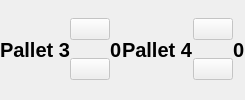
                     <widget class="QWidget" name="widget_7" native="true">
                      <layout class="QHBoxLayout" name="horizontalLayout_21">
                       <property name="spacing">
                        <number>0</number>
                       </property>
                       <property name="leftMargin">
                        <number>0</number>
                       </property>
                       <property name="topMargin">
                        <number>0</number>
                       </property>
                       <property name="rightMargin">
                        <number>0</number>
                       </property>
                       <property name="bottomMargin">
                        <number>0</number>
                       </property>
                       <item>
                        <widget class="QWidget" name="widget_13" native="true">
                         <layout class="QHBoxLayout" name="horizontalLayout_19">
                          <property name="spacing">
                           <number>0</number>
                          </property>
                          <property name="leftMargin">
                           <number>0</number>
                          </property>
                          <property name="topMargin">
                           <number>0</number>
                          </property>
                          <property name="rightMargin">
                           <number>0</number>
                          </property>
                          <property name="bottomMargin">
                           <number>0</number>
                          </property>
                          <item>
                           <widget class="QLabel" name="label_14">
                            <property name="sizePolicy">
                             <sizepolicy hsizetype="Fixed" vsizetype="Preferred">
                              <horstretch>0</horstretch>
                              <verstretch>0</verstretch>
                             </sizepolicy>
                            </property>
                            <property name="font">
                             <font>
                              <pointsize>15</pointsize>
                              <weight>75</weight>
                              <bold>true</bold>
                             </font>
                            </property>
                            <property name="text">
                             <string>Pallet 3</string>
                            </property>
                           </widget>
                          </item>
                          <item alignment="Qt::AlignLeft">
                           <widget class="QWidget" name="widget_14" native="true">
                            <layout class="QVBoxLayout" name="verticalLayout_12">
                             <property name="spacing">
                              <number>0</number>
                             </property>
                             <property name="leftMargin">
                              <number>0</number>
                             </property>
                             <property name="topMargin">
                              <number>0</number>
                             </property>
                             <property name="rightMargin">
                              <number>0</number>
                             </property>
                             <property name="bottomMargin">
                              <number>0</number>
                             </property>
                             <item>
                              <widget class="QPushButton" name="pushButton_5">
                               <property name="enabled">
                                <bool>false</bool>
                               </property>
                               <property name="cursor">
                                <cursorShape>PointingHandCursor</cursorShape>
                               </property>
                               <property name="text">
                                <string/>
                               </property>
                               <property name="icon">
                                <iconset resource="QSS/QSS_Resources.qrc">
                                 <normaloff>:/icons/Icons/plus-circle.png</normaloff>:/icons/Icons/plus-circle.png</iconset>
                               </property>
                               <property name="iconSize">
                                <size>
                                 <width>70</width>
                                 <height>70</height>
                                </size>
                               </property>
                              </widget>
                             </item>
                             <item>
                              <widget class="QPushButton" name="pushButton_6">
                               <property name="enabled">
                                <bool>false</bool>
                               </property>
                               <property name="cursor">
                                <cursorShape>PointingHandCursor</cursorShape>
                               </property>
                               <property name="text">
                                <string/>
                               </property>
                               <property name="icon">
                                <iconset resource="QSS/QSS_Resources.qrc">
                                 <normaloff>:/icons/Icons/minus-circle.png</normaloff>:/icons/Icons/minus-circle.png</iconset>
                               </property>
                               <property name="iconSize">
                                <size>
                                 <width>70</width>
                                 <height>70</height>
                                </size>
                               </property>
                              </widget>
                             </item>
                            </layout>
                           </widget>
                          </item>
                          <item alignment="Qt::AlignLeft">
                           <widget class="QLabel" name="label_15">
                            <property name="sizePolicy">
                             <sizepolicy hsizetype="Fixed" vsizetype="Fixed">
                              <horstretch>0</horstretch>
                              <verstretch>0</verstretch>
                             </sizepolicy>
                            </property>
                            <property name="font">
                             <font>
                              <pointsize>15</pointsize>
                              <weight>75</weight>
                              <bold>true</bold>
                             </font>
                            </property>
                            <property name="text">
                             <string>0</string>
                            </property>
                           </widget>
                          </item>
                         </layout>
                        </widget>
                       </item>
                       <item>
                        <widget class="QWidget" name="widget_15" native="true">
                         <layout class="QHBoxLayout" name="horizontalLayout_20">
                          <property name="spacing">
                           <number>0</number>
                          </property>
                          <property name="leftMargin">
                           <number>0</number>
                          </property>
                          <property name="topMargin">
                           <number>0</number>
                          </property>
                          <property name="rightMargin">
                           <number>0</number>
                          </property>
                          <property name="bottomMargin">
                           <number>0</number>
                          </property>
                          <item>
                           <widget class="QLabel" name="label_16">
                            <property name="sizePolicy">
                             <sizepolicy hsizetype="Fixed" vsizetype="Preferred">
                              <horstretch>0</horstretch>
                              <verstretch>0</verstretch>
                             </sizepolicy>
                            </property>
                            <property name="font">
                             <font>
                              <pointsize>15</pointsize>
                              <weight>75</weight>
                              <bold>true</bold>
                             </font>
                            </property>
                            <property name="text">
                             <string>Pallet 4</string>
                            </property>
                           </widget>
                          </item>
                          <item>
                           <widget class="QWidget" name="widget_16" native="true">
                            <layout class="QVBoxLayout" name="verticalLayout_13">
                             <property name="spacing">
                              <number>0</number>
                             </property>
                             <property name="leftMargin">
                              <number>0</number>
                             </property>
                             <property name="topMargin">
                              <number>0</number>
                             </property>
                             <property name="rightMargin">
                              <number>0</number>
                             </property>
                             <property name="bottomMargin">
                              <number>0</number>
                             </property>
                             <item>
                              <widget class="QPushButton" name="pushButton_7">
                               <property name="enabled">
                                <bool>false</bool>
                               </property>
                               <property name="cursor">
                                <cursorShape>PointingHandCursor</cursorShape>
                               </property>
                               <property name="text">
                                <string/>
                               </property>
                               <property name="icon">
                                <iconset resource="QSS/QSS_Resources.qrc">
                                 <normaloff>:/icons/Icons/plus-circle.png</normaloff>:/icons/Icons/plus-circle.png</iconset>
                               </property>
                               <property name="iconSize">
                                <size>
                                 <width>70</width>
                                 <height>70</height>
                                </size>
                               </property>
                              </widget>
                             </item>
                             <item>
                              <widget class="QPushButton" name="pushButton_8">
                               <property name="enabled">
                                <bool>false</bool>
                               </property>
                               <property name="cursor">
                                <cursorShape>PointingHandCursor</cursorShape>
                               </property>
                               <property name="text">
                                <string/>
                               </property>
                               <property name="icon">
                                <iconset resource="QSS/QSS_Resources.qrc">
                                 <normaloff>:/icons/Icons/minus-circle.png</normaloff>:/icons/Icons/minus-circle.png</iconset>
                               </property>
                               <property name="iconSize">
                                <size>
                                 <width>70</width>
                                 <height>70</height>
                                </size>
                               </property>
                              </widget>
                             </item>
                            </layout>
                           </widget>
                          </item>
                          <item>
                           <widget class="QLabel" name="label_17">
                            <property name="font">
                             <font>
                              <pointsize>15</pointsize>
                              <weight>75</weight>
                              <bold>true</bold>
                             </font>
                            </property>
                            <property name="text">
                             <string>0</string>
                            </property>
                           </widget>
                          </item>
                         </layout>
                        </widget>
                       </item>
                      </layout>
                     </widget>
